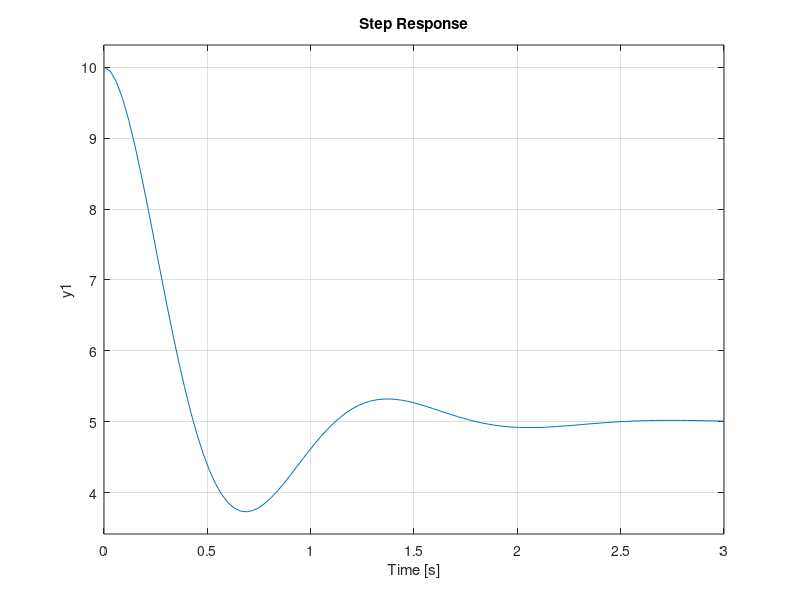

Here is the MATLAB script that generated this plot:
%% Problem 1
G1 = tf([-1 1],[1 4 25]);
G2 = tf([-0.5 1],[1 4 25]);
G3 = tf([0 1],[1 4 25]);
G4 = tf([0.5 1],[1 4 25]);
G5 = tf([1 1],[1 4 25]);
figure(1); clf; hold on
step(G1);
step(G2);
step(G3);
step(G4);
step(G5);

%%
P = tf([10 40 125], [1 4 25]);
step(P);